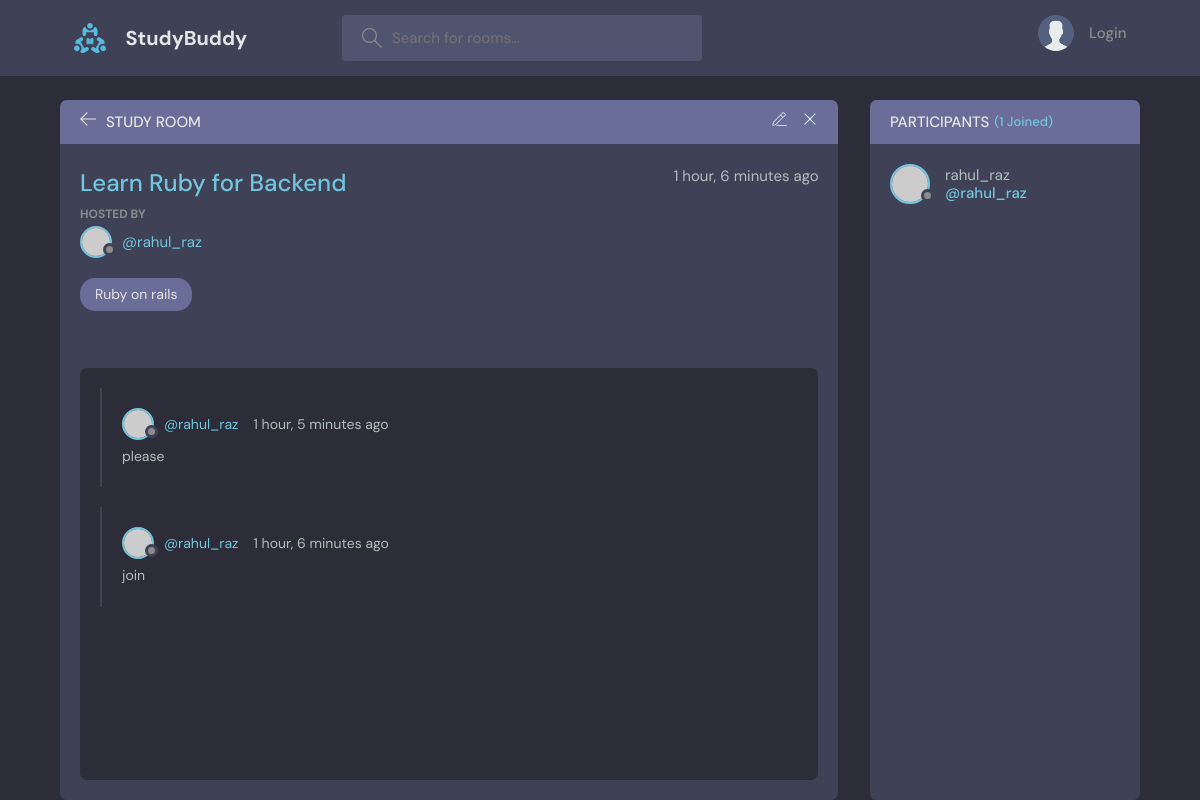
Page /room/3/ on the committed database.
### base/models.py (models this page shows, shortened)
class Room(models.Model):
    host = models.ForeignKey(User, on_delete= models.SET_NULL , null = True)
    topic = models.ForeignKey(Topic, on_delete= models.SET_NULL , null = True)
    name = models.CharField(max_length = 200)
    description = models.TextField(null = True, blank = True)
    participants = models.ManyToManyField(User, related_name='participants', blank=True)
    updated = models.DateTimeField(auto_now = True)
    created = models.DateTimeField(auto_now_add = True)
    class Meta:
        ordering = ['-updated', '-created']

class User(AbstractUser):
    name = models.CharField(max_length=200, null=True)
    email = models.EmailField(unique=True, null=True)
    username = models.CharField(max_length=100, unique=True)
    bio = models.TextField(null=True)
    avatar = models.ImageField(null=True, default='avatar.svg')
    REQUIRED_FIELDS = []

class Topic(models.Model):
    name = models.CharField(max_length=200)

class Message(models.Model):
    user = models.ForeignKey(User, on_delete= models.CASCADE)
    room = models.ForeignKey(Room, on_delete= models.CASCADE)
    body = models.TextField()
    updated = models.DateTimeField(auto_now = True)
    created = models.DateTimeField(auto_now_add = True)
    class Meta:
        ordering = ['-updated', '-created']

### base/views.py (the view, shortened to what this page needs)
# urls.py: path('room/<str:pk>',views.getRoom),
def room(request , pk):
    room = Room.objects.get(id=pk)
    room_messages = room.message_set.all()
    participants = room.participants.all()
    context = {'room' : room, 'room_messages' : room_messages, 'participants' : participants}
    return render(request, 'room.html', context)

### templates/room.html (shortened to what this page needs)
{% extends 'main.html' %}
{% block content %}
<main class="profile-page layout layout--2">
    <div class="container">
        <div class="room">
            <div class="room__top">
                <div class="room__topLeft">
                    <a href="{% url 'home' %}">
                    <svg version="1.1" xmlns="http://www.w3.org/2000/svg" width="32" height="32" viewBox="0 0 32 32">
                        <title>arrow-left</title>
                        <path
                        d="M13.723 2.286l-13.723 13.714 13.719 13.714 1.616-1.611-10.96-10.96h27.625v-2.286h-27.625l10.965-10.965-1.616-1.607z"
                        ></path>
                    </svg>
                    </a>
                    <h3>Study Room</h3>
                </div>
                <div class="room__topRight">
                    <a href="{% url 'update-room' room.id %}">
                    </a>
                    <a href="{% url 'delete-room' room.id %}">
                    <svg version="1.1" xmlns="http://www.w3.org/2000/svg" width="32" height="32" viewBox="0 0 32 32">
                        <title>remove</title>
                        <path
                        d="M27.314 6.019l-1.333-1.333-9.98 9.981-9.981-9.981-1.333 1.333 9.981 9.981-9.981 9.98 1.333 1.333 9.981-9.98 9.98 9.98 1.333-1.333-9.98-9.98 9.98-9.981z"
                        ></path>
                    </svg>
                    </a>
                </div>
            </div>
            <div class="room__box scroll">
                <div class="room__header scroll">
                    <div class="room__info">
                    <h3>{{room.name}}</h3>
                    <span>{{room.created|timesince}} ago</span>
                    </div>
                    <div class="room__hosted">
                    <p>Hosted By</p>
                    <a href="{% url 'user-profile' room.host_id %}" class="room__author">
                        <div class="avatar avatar--small">
                        <img src="https://randomuser.me/api/portraits/men/37.jpg" />
                        </div>
                        <span>@{{room.host.username}}</span>
                    </a>
                    </div>
                    <span class="room__topics">{{room.topic.name}}</span>
                </div>
                <div class="room__conversation">
                    <div class="threads scroll">
                        {% for message in room_messages %}
                        <div class="thread">
                            <div class="thread__top">
                                <div class="thread__author">
                                    <a href="{% url 'user-profile' message.user.id %}" class="thread__authorInfo">
                                    <div class="avatar avatar--small">
                                        <img src="https://randomuser.me/api/portraits/men/37.jpg" />
                                    </div>
                                    <span>@{{message.user.username}}</span>
                                    </a>
                                    <span class="thread__date">{{message.created | timesince}} ago</span>
                                </div>
                            </div>
                            <div class="thread__details">
                                {{message.body}}
                            </div>
                        </div>
                        {% endfor %}
                    </div>
                </div>
            </div>
        </div>
        <div class="participants">
            <h3 class="participants__top">Participants <span>({{participants.count}} Joined)</span></h3>
            <div class="participants__list scroll">
                {% for participant in participants %}
                <a href="{% url 'user-profile' participant.id %}" class="participant">
                    <div class="avatar avatar--medium">
                    <img src="https://randomuser.me/api/portraits/men/37.jpg" />
                    </div>
                    <p>
                        {{participant.username}}
                    <span>@{{participant.username}}</span>
                    </p>
                </a>
                {% endfor %}
            </div>
        </div>
    </div>
</main>
</body>
</html>
{% endblock %}

### rows in the picture
Room: name "Learn Ruby for Backend", created "1 hour, 6 minutes", host.username "rahul_raz", topic.name "Ruby on rails"
Message: user.username "rahul_raz", created "1 hour, 5 minutes", body "please"
Message: user.username "rahul_raz", created "1 hour, 6 minutes", body "join"
User: username "rahul_raz"

### other values in the picture
{{ participants.count }} "1"
